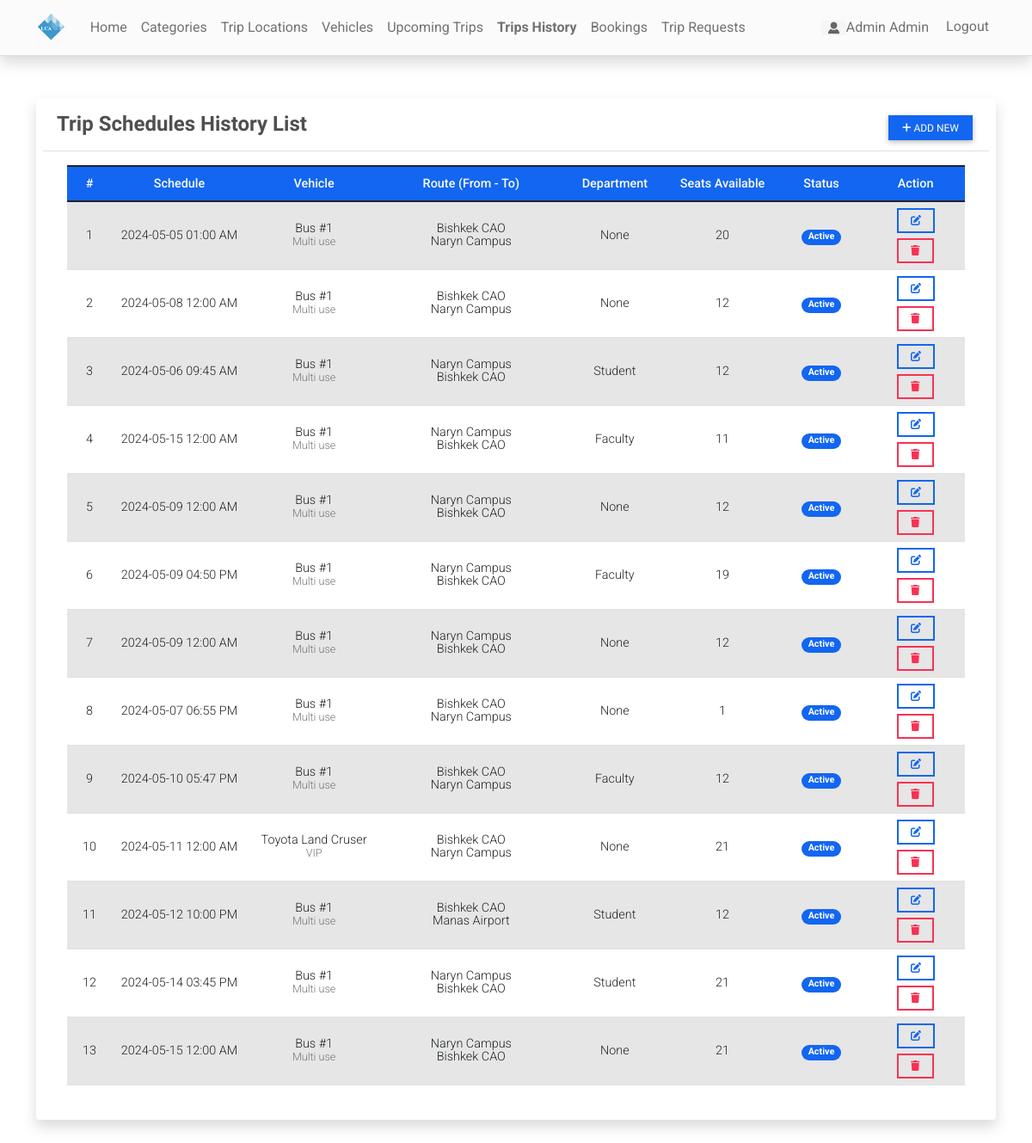
Page /schedule_history (signed in) on the earlier database version.
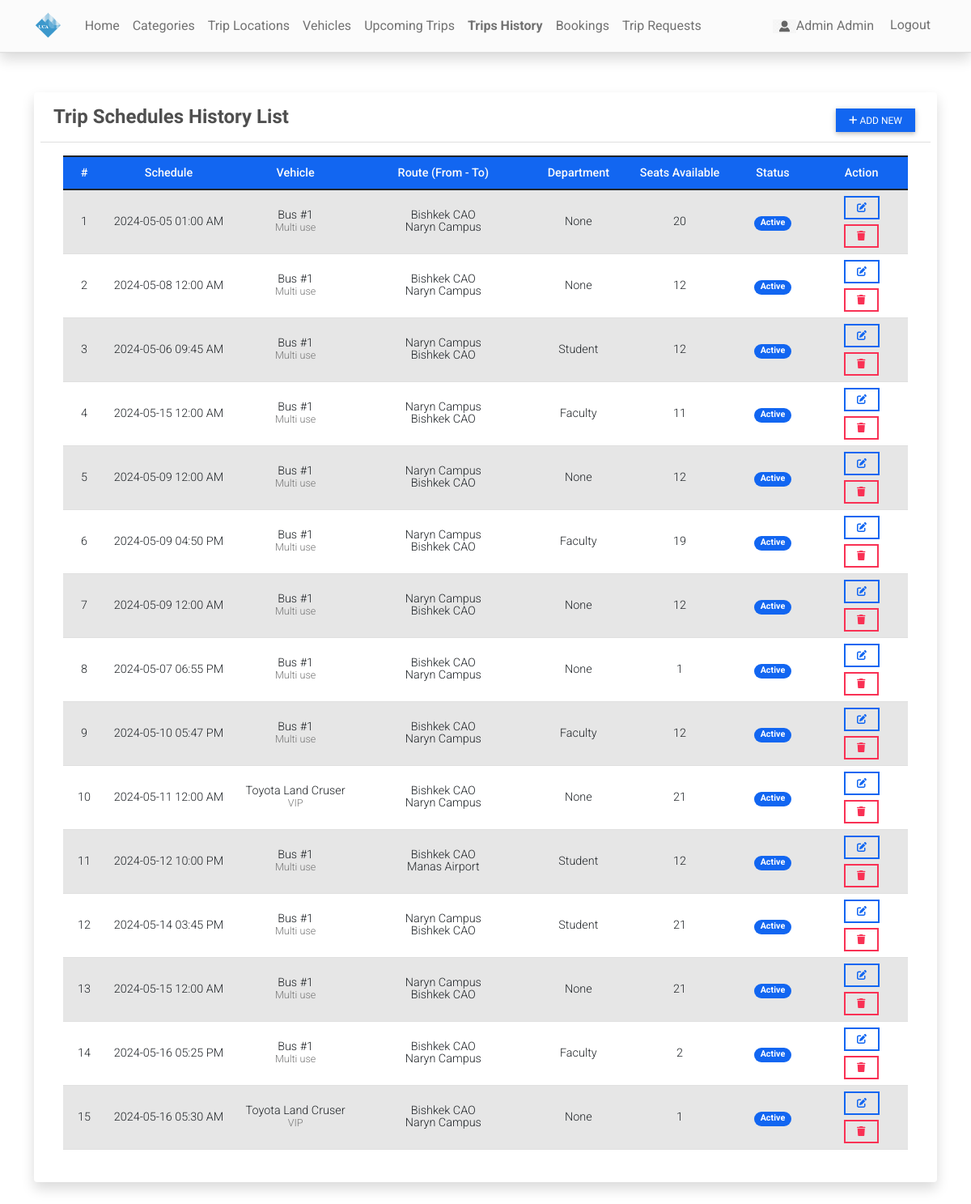
Same page on the later database version.
### reservationApp/models.py (models this page shows, shortened)
class Schedule(models.Model):
    code = models.CharField(max_length=100)
    bus = models.ForeignKey(Bus,on_delete=models.CASCADE)
    depart = models.ForeignKey(Location,on_delete=models.CASCADE, related_name='depart_location')
    destination = models.ForeignKey(Location,on_delete=models.CASCADE, related_name='destination')
    schedule= models.DateTimeField()
    seats_available = models.IntegerField(null=True)  # replaced fare with seats_available
    status = models.CharField(max_length=2, choices=(('1','Active'),('2','Cancelled')), default=1)
    date_created = models.DateTimeField(default=timezone.now)
    date_updated = models.DateTimeField(auto_now=True)
    ABLE_TO_BOOK_CHOICES = [
        ('None', 'None'),
        ('Student', 'Student'),
        ('Staff', 'Staff'),
        ('Faculty', 'Faculty'),
    ]
    able_to_book = models.CharField(
        max_length=10,
        choices=ABLE_TO_BOOK_CHOICES,
        default='None',
    )
    def count_available(self):
        booked = Booking.objects.filter(schedule=self, status='2').aggregate(Sum('seats'))['seats__sum']
        if booked is not None:
            return self.seats_available - booked
        else:
            return self.seats_available

class Bus(models.Model):
    category = models.ForeignKey(Category,on_delete=models.CASCADE, blank= True, null = True)
    bus_number = models.CharField(max_length=250)
    seats = models.FloatField(max_length=5, default=0)
    status = models.CharField(max_length=2, choices=(('1','Active'),('2','Inactive')), default=1)
    date_created = models.DateTimeField(default=timezone.now)
    date_updated = models.DateTimeField(auto_now=True)

class Category(models.Model):
    name = models.CharField(max_length=250)
    description = models.TextField()
    status = models.CharField(max_length=2, choices=(('1','Active'),('2','Inactive')), default=1)
    date_created = models.DateTimeField(default=timezone.now)
    date_updated = models.DateTimeField(auto_now=True)
    def __str__(self):
        return self.name

class Location(models.Model):
    location = models.CharField(max_length=250)
    status = models.CharField(max_length=2, choices=(('1','Active'),('2','Inactive')), default=1)
    date_created = models.DateTimeField(default=timezone.now)
    date_updated = models.DateTimeField(auto_now=True)
    def __str__(self):
        return self.location

### reservationApp/views.py (the view)
# urls.py: path('schedule_history',views.past_schedule_mgt,name='schedule-history'),
@user_passes_test(admin_check)
def past_schedule_mgt(request):
    context = {}
    context['page_title'] = "Past Trip Schedules"
    now = timezone.now()
    past_schedules = Schedule.objects.filter(schedule__lt=now)
    context['schedules'] = past_schedules
    return render(request, 'past_schedule_mgt.html', context)

### reservationApp/views.py (called while the page is built)
def admin_check(user):
    return user.is_staff

### reservationApp/templates/past_schedule_mgt.html (shortened to what the changed rows need)
{% extends 'base.html' %} {% load humanize %} {% block pageContent %}
<div class="col-lg-12 col-md-12 col-sm-12 col-xs-12">
    <div class="card card-default p-2 shadow ">
        <div class="card-body">
            <div class="container-fluid">
                <table class="table table-striped" id="schedule-list">
                    <colgroup>
                    </colgroup>
                    <thead>
                        <tr class="bg-primary bg-opacity-50 text-light">
                            <th class="px-2 py-2 text-center">#</th>
                            <th class="px-2 py-2 text-center">Schedule</th>
                            <th class="px-2 py-2 text-center">Vehicle</th>
                            <th class="px-2 py-2 text-center">Route (From - To)</th>
                            <th class="px-2 py-2 text-center">Department</th>
                            <th class="px-2 py-2 text-center">Seats Available</th>
                            <th class="px-2 py-2 text-center">Status</th>
                            <th class="px-2 py-2 text-center">Action</th>
                        </tr>
                    </thead>
                    <tbody class="text-center">
                        {% for schedule in schedules %}
                        <tr>
                            <td class="px-2 py-1 align-middle">{{ forloop.counter }}</td>
                            <td class="px-2 py-1 align-middle">{{ schedule.schedule|date:"Y-m-d h:i A" }}</td>
                            <td class="px-2 py-1 align-middle">
                                <div class="lh-1">
                                    <div>{{ schedule.bus.bus_number }}</div>
                                    <small class="text-muted">{{ schedule.bus.category }}</small>
                                </div>
                            </td>
                            <td class="px-2 py-1 align-middle">
                                <div class="lh-1">
                                    <div>{{ schedule.depart }}</div>
                                    <div>{{ schedule.destination }}</div>
                                </div>
                            </td>
                            <td class="px-2 py-1 align-middle">{{ schedule.able_to_book }}</td>
                            <td class="px-2 py-1 align-middle text-center">{{ schedule.count_available|floatformat:0|intcomma }}</td>                            <td class="px-1 py-1 align-middle text-center">
                                {% if schedule.status == '1' %}
                                <span class="badge bg-primary rounded-pill px-2">Active</span> {% else %}
                                <span class="badge bg-danger rounded-pill px-2">Cancelled</span> {% endif %}
                            </td>
                            <td class="px-2 py-1 align-middle text-center">
                                <a class="btn btn-outline-primary btn-sm edit-data" href="javascript:void(0)" data-id="{{ schedule.pk }}" title="Edit">
                                    <i class="fa fa-edit"></i>
                                </a>
                                <button class="btn btn-outline-danger btn-sm delete-data" type="button" data-id="{{ schedule.pk }}" title="Delete">
                                    <i class="fa fa-trash"></i>
                                </button>
                            </td>
                        </tr>
                        {% endfor %}
                    </tbody>
                </table>
            </div>
        </div>
    </div>
</div>
{% endblock pageContent %}

Differences in the rows shown:
added Schedule: schedule "2024-05-16 05:25 PM", bus.bus_number "Bus #1", bus.category "Multi use", depart "Bishkek CAO", destination "Naryn Campus", able_to_book "Faculty", count_available "2", status "Active"
added Schedule: schedule "2024-05-16 05:30 AM", bus.bus_number "Toyota Land Cruser", bus.category "VIP", depart "Bishkek CAO", destination "Naryn Campus", able_to_book "None", count_available "1", status "Active"
